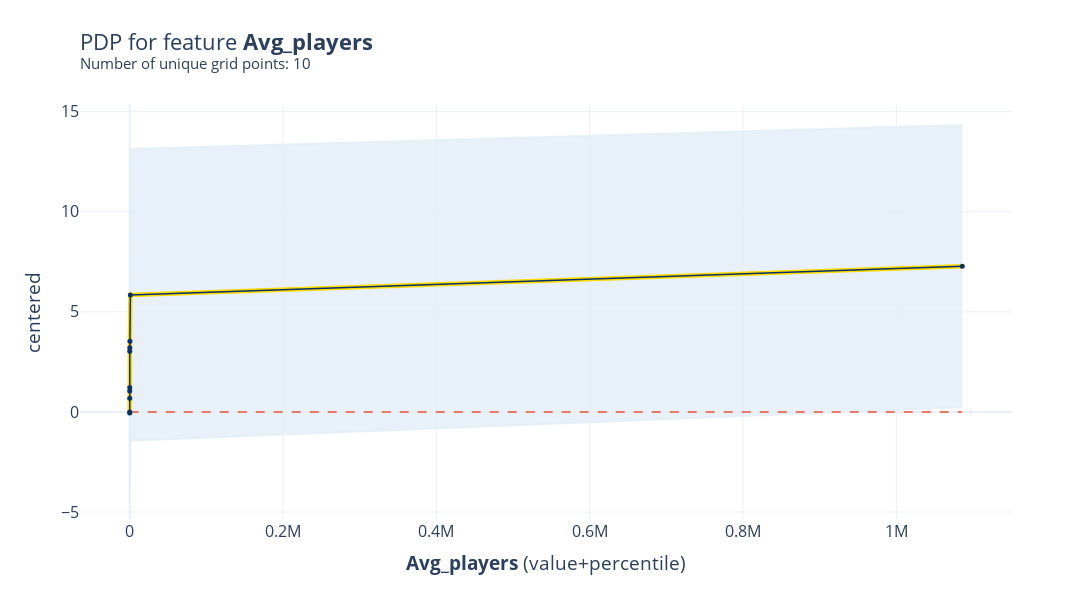

Here is the notebook cell this chart was saved with:
### Code cell
fig, axes = pdp_Players.plot(
    center=True,
    plot_lines=False,
    frac_to_plot=100,
    cluster=False,
    n_cluster_centers=None,
    cluster_method='accurate',
    plot_pts_dist=False,
    to_bins=False,
    show_percentile=True,
    which_classes=None,
    figsize=None,
    dpi=600,
    ncols=2,
    plot_params={"pdp_hl": True},
    engine='plotly',
    template='plotly_white',
)

fig.update_layout(
    font=dict(
        size=16  # You can adjust the size as per your preference
    )
)

fig

### Figure 1 — Plotly figure (JSON) as saved in the notebook; plotly's stock layout.template omitted (floating-point values rounded to 4 significant figures)
{"data": [{"hoverinfo": "none", "line": {"color": "rgba(227,238,248,0.8)"}, "mode": "lines", "type": "scatter", "x": [0, 4, 9, 17, 30, 54, 105, 236, 834, 1085967], "xaxis": "x", "y": [0, 0.8585, 5.351, 6.459, 6.749, 9.938, 10.14, 10.46, 13.14, 14.33], "yaxis": "y"}, {"fill": "tonexty", "fillcolor": "rgba(227,238,248,0.8)", "hoverinfo": "none", "line": {"color": "rgba(227,238,248,0.8)"}, "mode": "lines", "type": "scatter", "x": [0, 4, 9, 17, 30, 54, 105, 236, 834, 1085967], "xaxis": "x", "y": [0, -0.9755, -3.971, -4.36, -4.319, -3.865, -3.729, -3.39, -1.442, 0.2294], "yaxis": "y"}, {"hoverinfo": "none", "line": {"color": "#FEDC00", "width": 4.5}, "mode": "lines", "type": "scatter", "x": [0, 4, 9, 17, 30, 54, 105, 236, 834, 1085967], "xaxis": "x", "y": [0, -0.05851, 0.6898, 1.05, 1.215, 3.037, 3.206, 3.537, 5.848, 7.282], "yaxis": "y"}, {"hoverinfo": "none", "line": {"color": "#E75438", "dash": "dash", "width": 1.5}, "mode": "lines", "type": "scatter", "x": [0, 4, 9, 17, 30, 54, 105, 236, 834, 1085967], "xaxis": "x", "y": [0, 0, 0, 0, 0, 0, 0, 0, 0, 0], "yaxis": "y"}, {"hovertemplate": "%{y}", "line": {"color": "rgba(8,48,107,1.0)", "width": 1.5}, "marker": {"color": "rgba(8,48,107,1.0)", "size": 5}, "mode": "lines+markers", "name": "pdp", "type": "scatter", "x": [0, 4, 9, 17, 30, 54, 105, 236, 834, 1085967], "xaxis": "x", "y": [0, -0.05851, 0.6898, 1.05, 1.215, 3.037, 3.206, 3.537, 5.848, 7.282], "yaxis": "y"}], "layout": {"font": {"size": 16}, "height": 600, "showlegend": false, "title": {"text": "PDP for feature <b>Avg_players</b> <br><sup>Number of unique grid points: 10</sup>", "x": 0, "xref": "paper"}, "width": 1200, "xaxis": {"anchor": "y", "domain": [0, 1], "title": {"text": "<b>Avg_players</b> (value+percentile)"}}, "yaxis": {"anchor": "x", "domain": [0, 0.99], "title": {"text": "centered"}}}}
